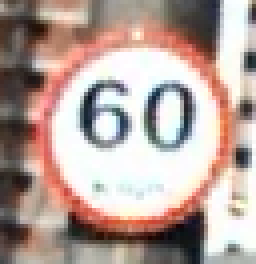
//> input picture original_images/60/placa_60_carina10.png, 64 x 66 px (shown 4 times larger)
$ ./createBlobZika2 ../original_images/60/placa_60_carina10.png   (built with g++ and OpenCV 4)
//> lines starting //> are read from the running program, lines starting //| are printed output that depends on the picture
#include <iostream>
#include <stdlib.h>
#include <opencv2/imgproc/imgproc.hpp>
#include <opencv2/highgui/highgui.hpp>
#include <opencv/cv.h>
#include <opencv2/features2d/features2d.hpp>

using namespace cv;
using namespace std;

/**
 * Rotate an image
 */

 char filename[25];

void rotate(cv::Mat& src, double angle, cv::Mat& dst)
{
    int len = std::max(src.cols, src.rows);
    cv::Point2f pt(len/2., len/2.);
    cv::Mat r = cv::getRotationMatrix2D(pt, angle, 1.0);

    cv::warpAffine(src, dst, r, cv::Size(len, len));
}

void saveImg(IplImage *img)
{
    time_t t = time(0);
    struct tm tstruct;
    char buf[80];
    tstruct = *localtime (&t);
    strftime(buf, sizeof(buf), filename , &tstruct);
    cvSaveImage(buf,img);
    cvShowImage("sign gray", img);
    printf("%s",filename);
}


int main (int argc, char** argv){
    sprintf(filename, argv[1],25);
	int result,cont;
	IplImage* src;
	src = cvLoadImage(argv[1], 1);
//> src is the input picture: 66 rows x 64 cols, CV_8UC3; mean B, G, R 155.5, 162.5, 181.8


	IplImage *destination = cvCreateImage( cvSize(40,40) , src->depth, src->nChannels );
	cvResize(src, destination);
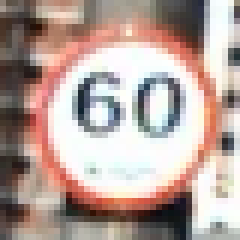
//> destination: 40 rows x 40 cols, CV_8UC3 (shown 6 times larger); mean B, G, R 155.4, 162.4, 181.7

    Mat mat_img(destination );
    rotate(mat_img, -45, mat_img);
//> in rotate, `cv::warpAffine(src, dst, r, cv::Size(len, len));`:
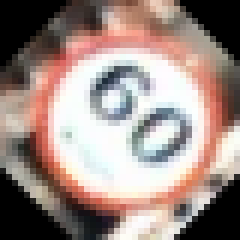
//> src: 40 rows x 40 cols, CV_8UC3 (shown 6 times larger); mean B, G, R 131.7, 137.8, 155.9

    IplImage* destination2= new IplImage(mat_img);
    cvSetImageROI(destination2,cvRect(0,0,40,40));
    Mat mat_img2(destination2 );
    rotate(mat_img2, 45, mat_img2);
//> call 2 of rotate, with angle = 45
//> in rotate (call 2), `cv::warpAffine(src, dst, r, cv::Size(len, len));`:
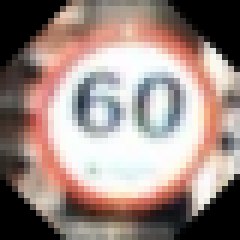
//> src: 40 rows x 40 cols, CV_8UC3 (shown 6 times larger); mean B, G, R 130.9, 137, 154.9

    // flood fill with red
    CvPoint seedPoint = cvPoint(1,1);
    cvFloodFill(destination2, seedPoint, CV_RGB(255,255,255), CV_RGB(8,90,60), CV_RGB(255,255,255),NULL,4,NULL);
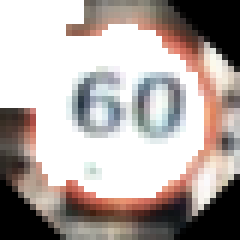
//> destination2: 40 rows x 40 cols, CV_8UC3 (shown 6 times larger); mean B, G, R 164.4, 167.9, 177.4

    CvPoint seedPoint2 = cvPoint(39,0);
    cvFloodFill(destination2, seedPoint2, CV_RGB(255,255,255), CV_RGB(8,90,60), CV_RGB(255,255,255),NULL,4,NULL);

    CvPoint seedPoint3 = cvPoint(39,39);
    cvFloodFill(destination2, seedPoint3, CV_RGB(255,255,255), CV_RGB(8,90,60), CV_RGB(255,255,255),NULL,4,NULL);

    CvPoint seedPoint4 = cvPoint(0,39);
    cvFloodFill(destination2, seedPoint4, CV_RGB(255,255,255), CV_RGB(8,90,60), CV_RGB(255,255,255),NULL,4,NULL);
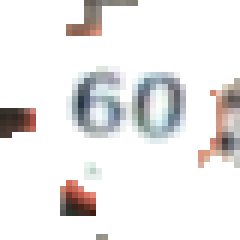
//> destination2: 40 rows x 40 cols, CV_8UC3 (shown 6 times larger); mean B, G, R 233.1, 233.4, 235

    cvSetImageROI(destination2,cvRect(1,1,38,38));
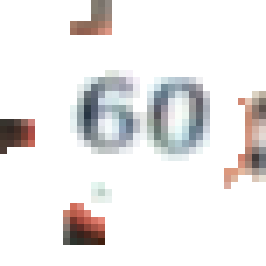
//> destination2: 38 rows x 38 cols, CV_8UC3 (shown 7 times larger); mean B, G, R 233.4, 233.7, 235.4

    IplImage *destination3 = cvCreateImage( cvSize(25,25) , src->depth, src->nChannels );
    cvResize(destination2, destination3);
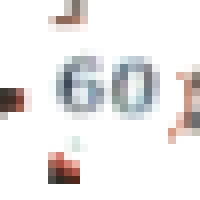
//> destination3: 25 rows x 25 cols, CV_8UC3 (shown 8 times larger); mean B, G, R 233.4, 233.6, 235.3
    //cvErode(destination2,destination2,NULL,0.5);

    //IplImage* destination3= new IplImage(mat_img2);

    //saveImg(destination3);

    cvShowImage("Test",destination2);
	waitKey(3600);

    cont=0;
    for ( int row = 0; row < destination->width; row++ ) {
        for( int col = 0; col < destination->height; col++ ){

            if(CV_IMAGE_ELEM(destination, unsigned char, row, col) < 128){
                result = 1;
            }
            else{
                result = 0;
            }

            if(result == 1){
                cont++;
            }

            //printf("%d", result);
            //printf("%s", ";");

        }
        printf("%d", cont);
        printf("%s", ";");

        cont=0;


    }
//> this loop made 40 passes
//> (result, cont) on passes 1 to 12: (0, 0), (0, 0), (0, 0), (0, 0), (1, 5), (1, 5), (0, 0), (0, 0), (0, 0), (0, 0), (0, 0), (0, 0)
//| 00005500
//> (output is shown up to pass 8 of 40)
//> after the loop, result = 0; cont = 0

    printf("%s", " ");
    printf("%s", ";");


    //printf("%s", "\n");

    //printf("%d", destination->width);
    //printf("%d", destination->height);

    if(strstr (argv[1],"direita") != 0){
    	printf("%d", 0);
    	printf("%s", ";");
    	printf("%d", 0);
    	printf("%s", ";");
    	printf("%d", 1);
        printf("%s", ";");
    }
    if(strstr (argv[1],"esquerda") != 0){
    	printf("%d", 1);
    	printf("%s", ";");
    	printf("%d", 0);
    	printf("%s", ";");
    	printf("%d", 0);
        printf("%s", ";");
    }
    if(strstr (argv[1],"frente") != 0){
    	printf("%d", 0);
    	printf("%s", ";");
    	printf("%d", 1);
    	printf("%s", ";");
    	printf("%d", 0);
        printf("%s", ";");
    }

	printf("%s", "\n");


	return 0;
}

$ run again, on original_images/60/placa_60_carina12.png
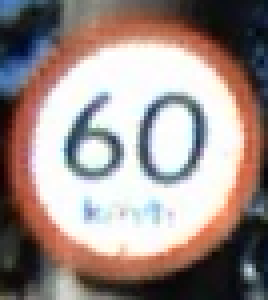
//> input picture original_images/60/placa_60_carina12.png, 67 x 75 px (shown 4 times larger)
//> src is the input picture: 75 rows x 67 cols, CV_8UC3; mean B, G, R 138.6, 142.5, 157
//> src: 40 rows x 40 cols, CV_8UC3
//> in rotate (call 2), `cv::warpAffine(src, dst, r, cv::Size(len, len));`:
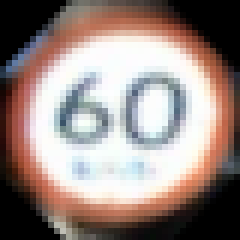
//> src: 40 rows x 40 cols, CV_8UC3 (shown 6 times larger); mean B, G, R 129.2, 134.3, 150.1
//> `cvResize(destination2, destination3);`:
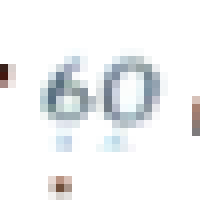
//> destination3: 25 rows x 25 cols, CV_8UC3 (shown 8 times larger); mean B, G, R 242.5, 241.4, 239.8
//> the loop `for ( int row = 0; row < destination->width; row++ )` made 40 passes
//> (result, cont) on passes 1 to 8: (0, 0), (0, 0), (0, 0), (0, 0), (0, 0), (0, 0), (0, 0), (0, 0)
//> (printed output is left out)
//> after the loop `for ( int row = 0; row < destination->width; row++ )`: result = 0

$ run again, on original_images/60/placa_60_carina14.png
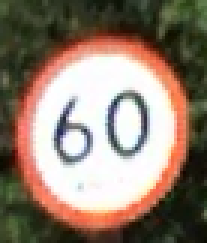
//> input picture original_images/60/placa_60_carina14.png, 69 x 81 px (shown 3 times larger)
//> src is the input picture: 81 rows x 69 cols, CV_8UC3; mean B, G, R 111.1, 125.9, 143.8
//> src: 40 rows x 40 cols, CV_8UC3
//> `cvFloodFill(destination2, seedPoint, CV_RGB(255,255,255), CV_RGB(8,90,..`:
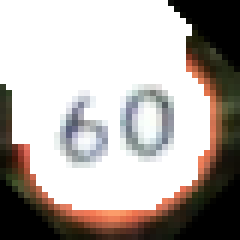
//> destination2: 40 rows x 40 cols, CV_8UC3 (shown 6 times larger); mean B, G, R 167.3, 171.6, 178.4
//> `cvResize(destination2, destination3);`:
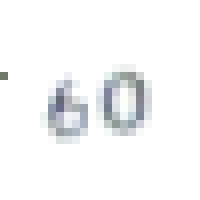
//> destination3: 25 rows x 25 cols, CV_8UC3 (shown 8 times larger); mean B, G, R 247.6, 246.9, 246.1
//> the loop `for ( int row = 0; row < destination->width; row++ )` made 40 passes
//> cont on passes 1 to 8: 0, 0, 0, 0, 0, 0, 0, 0
//> (printed output is left out)
//> after the loop `for ( int row = 0; row < destination->width; row++ )`: result = 0
